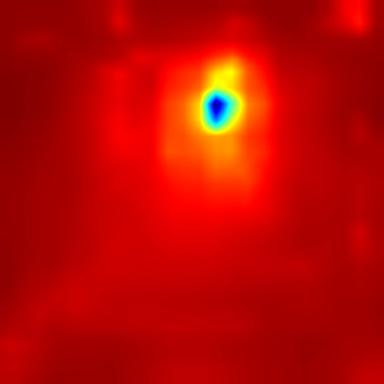
#> input picture CheXpert2/inference/heatmap_frontal.jpg, 384 x 384 px
$ python -i custom_utils.py   (imports and definitions only)
#> lines starting #> are read from the running program, lines starting #| are printed output that depends on the picture; after the words box and inside, x2 and y2 are one past the last pixel; in counts of white or black regions, pixels touching at a corner belong together
import contextlib
import copy
import functools
import numpy as np
import torch
from torch.autograd import Variable
import cv2 as cv


# -----------------------------------------------------------------------------------


# [41 lines left out: functions convert, set_parameter_requires_grad, collate_fn, not called in this run]


# -----------------------------------------------------------------------------------
@contextlib.contextmanager
def dummy_context_mgr():
    yield None


# ----------------------------------------------------------------------------------
# [33 lines left out: function channels321, not called in this run]


# -------------------------------------------------------------------------------------------


class Identity(torch.nn.Module):
    def __init__(self):
        super(Identity, self).__init__()

    def forward(self, x):
        return x


# -------------------------------------------------------------------------------------------


# [16 lines left out: function get_LUT_value, not called in this run]


def crop_coords(img):
    """
    Crop ROI from image. Still need work before implementation.
    """
    # Otsu's thresholding after Gaussian filtering
    blur = cv.GaussianBlur(img, (5, 5), 0)
    _, breast_mask = cv.threshold(blur, 0, 255, cv.THRESH_BINARY + cv.THRESH_OTSU)

    cnts, _ = cv.findContours(
        breast_mask.astype(np.uint8), cv.RETR_EXTERNAL, cv.CHAIN_APPROX_SIMPLE
    )
    cnt = max(cnts, key=cv.contourArea)
    x, y, w, h = cv.boundingRect(cnt)
    return (x, y, w, h)


# [33 lines left out: functions truncation_normalization, clahe, not called in this run]

>>> import cv2
>>> picture = cv2.imread('inference/heatmap_frontal.jpg', cv2.IMREAD_GRAYSCALE)
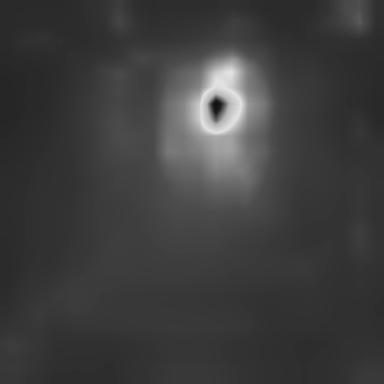
#> picture: shape (384, 384); min 14, max 229, mean 61.5
>>> result = crop_coords(picture)
#> in crop_coords, `_, breast_mask = cv.threshold(blur, 0, 255, cv.THRESH_BINARY + cv.THRE..`:
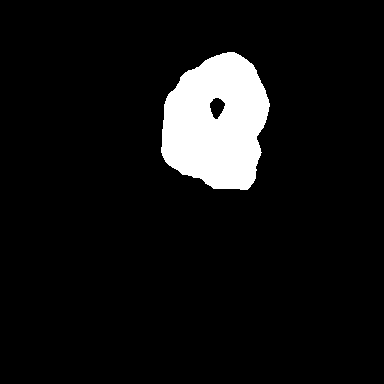
#> breast_mask: shape (384, 384); 7.5% white; 1 white region
#> in crop_coords, `cnts, _ = cv.findContours( breast_mask.astype(np.uint8), cv.RETR_EXTER..`: cnts = 1 contour; box (x1, y1, x2, y2) and area: (161, 52, 270, 190) 11144
#> in crop_coords, `cnt = max(cnts, key=cv.contourArea)`: cnt = contour of 178 points, box (x1, y1, x2, y2) (161, 52, 270, 190), area 11144
#> in crop_coords, `x, y, w, h = cv.boundingRect(cnt)`: x = 161; y = 52; w = 109; h = 138
#> result = (161, 52, 109, 138)

$ run again, on CheXpert2/inference/heatmap_lateral.jpg
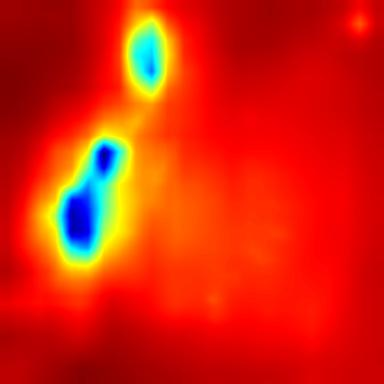
#> input picture CheXpert2/inference/heatmap_lateral.jpg, 384 x 384 px
#> `picture = cv2.imread('inference/heatmap_frontal.jpg', cv2.IMREAD_GRAYS..`:
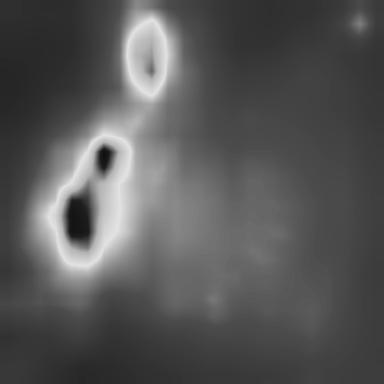
#> picture: shape (384, 384); min 14, max 230, mean 86.8
#> in crop_coords, `_, breast_mask = cv.threshold(blur, 0, 255, cv.THRESH_BINARY + cv.THRE..`:
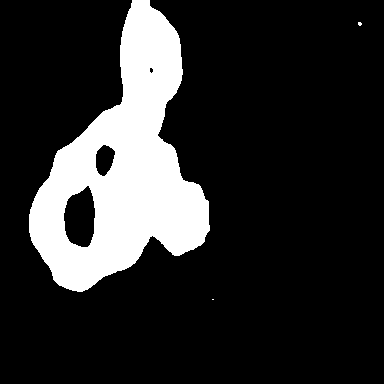
#> breast_mask: shape (384, 384); 17.3% white; 3 white regions (2 under 20 px)
#> cnts = 3 contours, 2 with area under 20; largest, box (x1, y1, x2, y2) and area: (29, 0, 210, 292) 26964
#> cnt = contour of 356 points, box (x1, y1, x2, y2) (29, 0, 210, 292), area 26964
#> x = 29; y = 0; w = 181; h = 292
#> result = (29, 0, 181, 292)
